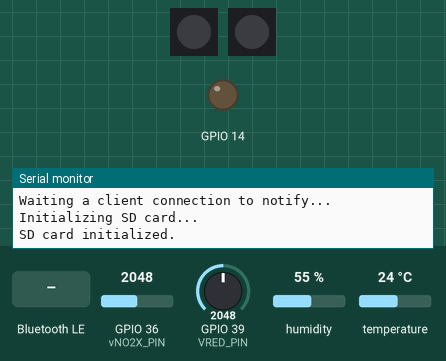
Recording of a sketch running on a simulated ESP32. On the bench: 2 × 1 RGB LEDs in strip order, left to right, output pins drawn as LEDs (lit = HIGH), the last lines printed to the serial monitor. Inputs (shaded band) come from the test bench; at power-on: GPIO 36 (vNO2X_PIN) = 2048, GPIO 39 (VRED_PIN) = 2048, humidity 55 %, temperature 24 °C (analog values on the 0–4095 scale). Dim RGB values are drawn brighter than linear; storage starts empty; nothing arrives over Bluetooth unless stated; a phone connects over Bluetooth LE 3 s after start.

Above: at 0.9 s.
1.0 s: Bluetooth LE write "3" received
2.5 s: Bluetooth LE write "3" received
At 10.4 s:
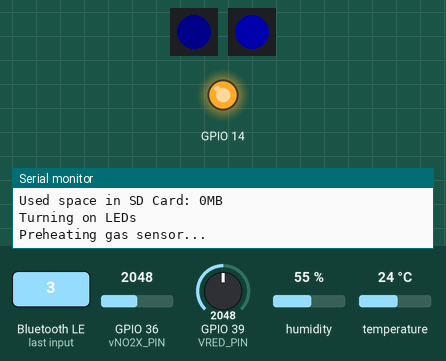
At 51.1 s:
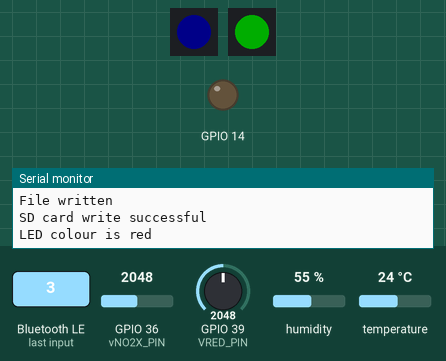
Timing chart, 0 to 51.6 s (numbered marks = the images above; inputs shaded):
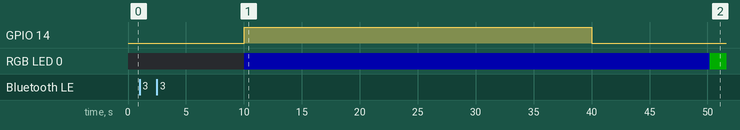

The sketch:

full_code_v6.ino
```cpp
#include "Adafruit_NeoPixel.h"
#include "DHT.h"
#include "SD.h"
#include "SPI.h"
#include <BLE2902.h>
#include <BLEDevice.h>
#include <BLEServer.h>
#include <BLEUtils.h>
#include <WiFi.h> //added to get MAC Address
#include <esp_wifi.h>

String prometeoID;

// Bluetooth Low Energy configuration
BLEServer *pServer = NULL;
BLECharacteristic *pCharacteristic = NULL;
BLECharacteristic *pDateTime = NULL;
BLECharacteristic *pStatusCloud = NULL;
bool deviceConnected = false;
bool oldDeviceConnected = false;
bool sent_to_client = false; // flag to know if we sent the data to the mobile or not
// See the following for generating UUIDs:https://www.uuidgenerator.net/
#define PROMETEO_SERVICE_UUID                                                                      \
  "2c32fd5f-5082-437e-8501-959d23d3d2fb" // BLE: UUID of the Prometeo Service
#define SENSORS_CHARACTERISTIC_UUID                                                                \
  "dcaaccb4-c1d1-4bc4-b406-8f6f45df0208" // BLE: UUID for sensors characteristic(all sensors
                                         // readings in only one characteristic)
#define DATE_TIME_CHARACTERISTIC_UUID                                                              \
  "e39c34e9-d574-47fc-a66e-425cec812aab" // BLE: UUID for the Date and Time characteristic, we are
                                         // going to get this value from the mobile
#define STATUS_CLOUD_CHARACTERISTIC_UUID                                                           \
  "125ad2af-97cd-4f7a-b1e2-5109561f740d" // BLE: UUID for the Status Cloud Color characteristic, we
                                         // are going to get this value from the mobile

// Global Variables definition
// Variables to put the readings from the sensors
uint32_t preHeatSeconds = 30; // 30 second preheat advised
uint32_t measureSeconds = 10; // configurable, 10-60 seconds
float tempValue = 0;
float humValue = 0;
float coValue = 0;
float no2Value = 0;
float tempValueStDev = 0;
float humValueStDev = 0;
float coValueStDev = 0;
float no2ValueStDev = 0;
float tempThreshold = 80; // 80C is max temperature rating for Prometeo device
float coThreshold = 420;  // 420ppm is AEGL2 10-minute limit
float no2Threshold = 8;   // 20ppm is AEGL2 10-minute limit; 8ppm is the limit Joan suggested
float coSensorMax = 1000; // 1000ppm is the max value it's rated for
float no2SensorMax = 10;  // 10ppm is the max value it's rated for
float tempArray[10];
float coArray[10];
float no2Array[10];
int arrayIndex = 0;
bool afterFirst10Mins = false;
int colourLED = 0; // 1 - green, 2 - yellow, 3 - red

// sensorValues is the variable where we put readings from all sensors
char sensorValues[40];
String date_time;

//  DHT22 configuration
#define DHTPIN 27 // Digital pin connected to the DHT sensor
#define DHTTYPE DHT22
DHT dht(DHTPIN, DHTTYPE);

//  LED(status) configuration
#define statusLED_PIN A0 //(ESP32 could be pin #26)
#define connectLED_PIN A1
#define LED_COUNT 1
#define BRIGHTNESS 50
Adafruit_NeoPixel statusLED(LED_COUNT, statusLED_PIN, NEO_GRBW + NEO_KHZ800);
Adafruit_NeoPixel connectLED(LED_COUNT, connectLED_PIN, NEO_GRBW + NEO_KHZ800);
String status_cloud;

//  SD CARD ChipSelect PIN configuration
#define CS_PIN 33 // 4 in some setups, 33 in others

// CJMCU-4541 configuration
#define PRE_PIN                                                                                    \
  14 // Replace DigitalPin# by the number where the Pre connection of the CJMCU-4514 is connected
#define vNO2X_PIN 36 // Replace A3 by the AnalogPin# you are using
#define VRED_PIN 39  // Replace A4 by the AnalogPin# you are using

// Voltaje value read with AnalogRead()
float vCO = 0;
float vNO2 = 0;

// Value of Resistence RO
float r0CO = 200;  /// assumed value, pending to be calibrated
float r0NO2 = 900; // assumed value, pending to be calibrated

// Value of Sensor Resistence RS
float rsCO = 0;
float rsNO2 = 0;

// Ratio Rs/Ro
float ratioCO = 0;
float ratioNO2 = 0;

// ppm Calculation variables
double ppmCO = 0;
double ppmNO2 = 0;

//  Functions Definition
// Needed to know if a device is connected or not (deviceConnected flag)
class MyServerCallbacks : public BLEServerCallbacks {
  void onConnect(BLEServer *pServer) { deviceConnected = true; };
  void onDisconnect(BLEServer *pServer) { deviceConnected = false; }
};

// With this kind of classes we can identify if the client app is writing a characteristic and we
// can take actions. In this case we get the Date and Time from the mobile app
class MyCallbacksDateTime : public BLECharacteristicCallbacks {
  void onWrite(BLECharacteristic *pCharacteristic) {
    std::string value = pCharacteristic->getValue();
    if (value.length() > 0) {
      date_time = "";

      for (int i = 0; i < value.length(); i++) {
        date_time = date_time + value[i];
      }

      Serial.println("*********");
      Serial.print("Date and Time sent by the Prometeo Mobile App: ");
      Serial.println(date_time);
      Serial.println("*********");
    }
  }
};

// This function is used to get the status color from the mobile
class MyCallbacksStatusCloud : public BLECharacteristicCallbacks {
  void onWrite(BLECharacteristic *pCharacteristic) {
    std::string value = pCharacteristic->getValue();
    if (value.length() > 0) {
      status_cloud = "";
      for (int i = 0; i < value.length(); i++) {
        status_cloud = status_cloud + value[i];
      }

      Serial.println("*********");
      Serial.print("Status Color sent by the Prometeo Mobile App: ");
      Serial.println(status_cloud);
      Serial.println("*********");
    }
  }
};

// Function for reading sensor values and taking average over set seconds
void readSensors() {
  // variables
  float sumTemp = 0;
  float sumHum = 0;
  float sumCO = 0;
  float sumNO2 = 0;
  uint32_t count = 0;
  float tempStDevArray[measureSeconds];
  float humStDevArray[measureSeconds];
  float coStDevArray[measureSeconds];
  float no2StDevArray[measureSeconds];

  // Average temp, humidity, and gas values over number of seconds (measureSeconds)
  while (count < measureSeconds) {
    // read temp/humidity sensor
    float temp = dht.readTemperature(); // temp in Celsius; for temp in Fahrenheit, use
                                        // dht.readTemperature(true);
    float hum = dht.readHumidity();
    sumTemp = sumTemp + temp;
    sumHum = sumHum + hum;
    tempStDevArray[count] = temp;
    humStDevArray[count] = hum;

    // Get Data from sensor CJMCU-4541
    int co = analogRead(VRED_PIN);
    int no2 = analogRead(vNO2X_PIN);

    // Convert to voltage
    vCO = (3.3 * co) / 4096; // ESP32 Feather works at 3.3 volts & 12bits of Resolution(2^12 = 4096)
    vNO2 = (3.3 * no2) / 4096;

    // Convert to resistance
    rsCO = 47000 * (3.3 - vCO) / vCO;    // load resistor 47kohm
    rsNO2 = 22000 * (3.3 - vNO2) / vNO2; // load resistor 22kohm

    // Ratio Rs/RO (Convert to indicator concentration)
    ratioCO = rsCO / r0CO;
    ratioNO2 = rsNO2 / r0NO2;

    // PPM Calculation
    ppmCO = pow(10, -1.1859 * log10(ratioCO) + 0.6201);
    ppmNO2 = pow(10, 0.9682 * log10(ratioNO2) - 0.8108);
    Serial.print("CO : ");
    Serial.print("VoltageCO  ");
    Serial.print(vCO);
    Serial.print(" - RS ");
    Serial.print(rsCO);
    Serial.print(" - Ratio RS/R0 ");
    Serial.print(ratioCO);
    Serial.print("  PPM CO: ");
    Serial.println(ppmCO);
    Serial.print("NO2: ");
    Serial.print("VoltageNO2 ");
    Serial.print(vNO2);
    Serial.print(" - RS ");
    Serial.print(rsNO2);
    Serial.print("  - Ratio RS/R0 ");
    Serial.print(ratioNO2);
    Serial.print("  PPM NO2: ");
    Serial.println(ppmNO2);
    Serial.println("==");

    sumCO = sumCO + ppmCO;
    sumNO2 = sumNO2 + ppmNO2;

    coStDevArray[count] = ppmCO;
    no2StDevArray[count] = ppmNO2;

    delay(1000);
    count++;
  }

  // calculate averages
  tempValue = sumTemp / count;
  humValue = sumHum / count;
  coValue = sumCO / count;
  no2Value = sumNO2 / count;

  int stdevCOunt = 0;
  float sumSDTemp = 0;
  float sumSDHum = 0;
  float sumSDCO = 0;
  float sumSDNO2 = 0;

  // calculate standard deviations
  // loop through arrays
  while (stdevCOunt < measureSeconds) {
    // take array[count] - average, square it
    float sdTemp = tempStDevArray[stdevCOunt] - tempValue;
    sdTemp = sdTemp * sdTemp;
    float sdHum = humStDevArray[stdevCOunt] - humValue;
    sdHum = sdHum * sdHum;
    float sdCO = coStDevArray[stdevCOunt] - coValue;
    sdCO = sdCO * sdCO;
    float sdNO2 = no2StDevArray[stdevCOunt] - no2Value;
    sdNO2 = sdNO2 * sdNO2;

    // add new value to sum
    sumSDTemp = sumSDTemp + sdTemp;
    sumSDHum = sumSDHum + sdHum;
    sumSDCO = sumSDCO + sdCO;
    sumSDNO2 = sumSDNO2 + sdNO2;

    stdevCOunt++;
  }

  // take sum/values, take square root of result
  tempValueStDev = sqrt(sumSDTemp / measureSeconds);
  humValueStDev = sqrt(sumSDHum / measureSeconds);
  coValueStDev = sqrt(sumSDCO / measureSeconds);
  no2ValueStDev = sqrt(sumSDNO2 / measureSeconds);

  if (coValue > coSensorMax) {
    Serial.println("CO reading exceeded sensor rating");
    coValue = -1;
    coValueStDev = 0;
  }

  if (no2Value > no2SensorMax) {
    Serial.println("NO2 reading exceeded sensor rating");
    no2Value = -1;
    no2ValueStDev = 0;
  }

  Serial.print("Avg Temperature: ");
  Serial.print(tempValue);
  Serial.print(" StDev Temp: ");
  Serial.print(tempValueStDev);
  Serial.print(" # Avg Humidity: ");
  Serial.print(humValue);
  Serial.print(" StDev Hum: ");
  Serial.println(humValueStDev);
  Serial.print("Avg CO: ");
  Serial.print(coValue);
  Serial.print(" StDev CO: ");
  Serial.print(coValueStDev);
  Serial.print(" # Avg NO2: ");
  Serial.print(no2Value);
  Serial.print(" StDev NO2: ");
  Serial.println(no2ValueStDev);

  // Sprintf with float only works in ESP32, we have to take in account in case we use another
  // processor
  // TODO: not sure about this part with st dev values
  sprintf(sensorValues, "%3.2f %3.2f %3.2f %3.2f %3.2f %3.2f %3.2f %3.2f", tempValue,
          tempValueStDev, humValue, humValueStDev, coValue, coValueStDev, no2Value, no2ValueStDev);

} // end readSensors()

// Procedure to write the data into the SD Card
// TO-DO: write the values into the SD Card identified by date_time of the first reading. It has to
// use rotational files We have to add the sent_to_client flag when we write the row in the file to
// know if we sent or not the data
void writeSDCard(fs::FS &fs, const char *path, const char *message) {
  Serial.printf("Writing file: %s\n", path);
  File file = fs.open(path, FILE_APPEND);

  if (!file) {
    Serial.println("Failed to open file for writing");
    return;
  }

  if (file.println(message)) {
    Serial.println("File written");
  } else {
    Serial.println("Write failed");
  }

  file.close();
  Serial.println("SD card write successful");

} // end writeSDCard()

void updateStatusLED() {
  // Update array values with new data
  tempArray[arrayIndex] = tempValue;
  coArray[arrayIndex] = coValue;
  no2Array[arrayIndex] = no2Value;

  // Get new averages
  float tempSum = 0;
  float coSum = 0;
  float no2Sum = 0;

  if (afterFirst10Mins) {
    for (int i = 0; i < 10; i++) {
      tempSum += tempArray[i];
      coSum += coArray[i];
      no2Sum += no2Array[i];
    }

    float tempAvg = tempSum / 10;
    float coAvg = coSum / 10;
    float no2Avg = no2Sum / 10;

    Serial.print("Temp 10min Avg:");
    Serial.print(tempAvg);
    Serial.print(" CO 10min Avg:");
    Serial.print(coAvg);
    Serial.print(" NO2 10min Avg:");
    Serial.println(no2Avg);

    // Check averages against thresholds
    if ((tempAvg > tempThreshold) || (coAvg > coThreshold) || (no2Avg > no2Threshold)) {
      Serial.println("Value over threshold, display red LED");
      colourLED = 3; // 1 - blue, 2 - yellow, 3 - red
    } else {
      colourLED = 1; // blue
    }
  } // end if(afterFirst10Mins)

  if (deviceConnected) // the mobile app has priority
  {
    colourLED = status_cloud.toInt(); // 1 - green, 2 - yellow, 3 - red
  }

  // Change LED colors
  switch (colourLED) {
    case 3: // red
      // statusLED.setPixelColor(0, statusLED.Color(0, 255, 0)); // Red
      colorWipeStatusLED(statusLED.Color(0, 255, 0), 5); // Red
      statusLED.show();
      Serial.println("LED colour is red");
      break;
    case 2: // yellow
      // statusLED.setPixelColor(0, statusLED.Color(255, 255, 0)); //Yellow?
      colorWipeStatusLED(statusLED.Color(255, 255, 0), 5); // Yellow?
      statusLED.show();
      Serial.println("LED colour is yellow");
      break;
    case 1: // blue
      // statusLED.setPixelColor(0, statusLED.Color(0, 0, 255)); // Blue
      colorWipeStatusLED(statusLED.Color(0, 0, 255), 5); // Blue
      statusLED.show();
      Serial.println("LED colour is blue");
      break;
  }

  // Update array index
  if (arrayIndex < 9) {
    arrayIndex++;
  } else {
    arrayIndex = 0;
    afterFirst10Mins = true;
  }
} // end updateStatusLED()

// initial setup
void setup() {
  Serial.println("Initial setup - begin");
  Serial.begin(115200);
  analogReadResolution(12);

  // Define Prometeo ID including MAC Address
  prometeoID = "Prometeo-" + WiFi.macAddress();
  Serial.println("This device is " + prometeoID);

  // Create the BLE Device
  BLEDevice::init(prometeoID.c_str());
  pServer = BLEDevice::createServer(); // Create the BLE Server
  pServer->setCallbacks(new MyServerCallbacks());
  BLEService *pService = pServer->createService(PROMETEO_SERVICE_UUID); // Create the BLE Service
  // Create a BLE Characteristic for the sensors readings
  pCharacteristic = pService->createCharacteristic(SENSORS_CHARACTERISTIC_UUID,
                                                   BLECharacteristic::PROPERTY_READ |
                                                       BLECharacteristic::PROPERTY_NOTIFY |
                                                       BLECharacteristic::PROPERTY_INDICATE);
  // Create a BLE Characteristic for the date and time, it has a PROPERTY_WRITE because we expect
  // the mobile to write this characteristic
  pDateTime = pService->createCharacteristic(DATE_TIME_CHARACTERISTIC_UUID,
                                             BLECharacteristic::PROPERTY_WRITE);
  pDateTime->setCallbacks(
      new MyCallbacksDateTime()); // Here we indicate the callback function that we'll be called
                                  // when the Mobile will write the date and time characteristic

  // Create a BLE Characteristic for the status color from the cloud, it has a PROPERTY_WRITE
  // because we expect the mobile to write this characteristic
  pStatusCloud = pService->createCharacteristic(STATUS_CLOUD_CHARACTERISTIC_UUID,
                                                BLECharacteristic::PROPERTY_WRITE);
  pStatusCloud->setCallbacks(
      new MyCallbacksStatusCloud()); // Here we indicate the callback function that we'll be called
                                     // when the Mobile will write the date and time characteristic
  pCharacteristic->addDescriptor(new BLE2902()); // Create BLE Descriptors
  pDateTime->addDescriptor(new BLE2902());
  pStatusCloud->addDescriptor(new BLE2902());

  // Start the service
  pService->start();

  // Start advertising
  BLEAdvertising *pAdvertising = BLEDevice::getAdvertising();
  pAdvertising->addServiceUUID(PROMETEO_SERVICE_UUID);
  pAdvertising->setScanResponse(false);
  pAdvertising->setMinPreferred(0x0); // set value to 0x00 to not advertise this parameter
  BLEDevice::startAdvertising();

  Serial.println("Waiting a client connection to notify...");

  // Initialize SD card...
  Serial.println("Initializing SD card...");
  if (!SD.begin(CS_PIN)) //
  {
    Serial.println("SD card initialization failed!");
    while (1)
      ;
  }
  Serial.println("SD card initialized.");

  // TODO: Name file according to timestamp
  uint8_t cardType = SD.cardType();
  delay(5000);
  Serial.print("SD Card Type: ");

  if (cardType == CARD_MMC)
    Serial.println("MMC");
  else if (cardType == CARD_SD)
    Serial.println("SDSC");
  else if (cardType == CARD_SDHC)
    Serial.println("SDHC");
  else if (cardType == CARD_NONE)
    Serial.println("No SD card attached");
  else
    Serial.println("UNKNOWN");

  uint64_t cardSize = SD.cardSize() / (1024 * 1024);
  Serial.printf("SD Card Size: %lluMB\n", cardSize);
  delay(5000);

  Serial.printf("Total space of SD Card: %lluMB\n", SD.totalBytes() / (1024 * 1024));
  Serial.printf("Used space in SD Card: %lluMB\n", SD.usedBytes() / (1024 * 1024));

  // Turn on LED
  Serial.println("Turning on LEDs");
  connectLED.begin(); // INITIALIZE NeoPixel strip object (REQUIRED)
  statusLED.begin();  // INITIALIZE NeoPixel strip object (REQUIRED)
  // connectLED.setPixelColor(0, connectLED.Color(0, 0, 255)); // Blue
  colorWipeConnectLED(connectLED.Color(0, 0, 255), 5); // Blue
  connectLED.setBrightness(10);                        // Set BRIGHTNESS low
  connectLED.show();
  statusLED.setPixelColor(0, statusLED.Color(0, 0, 255)); // Blue
  statusLED.setBrightness(50);                            // Set BRIGHTNESS to about 1/5 (max = 255)
  statusLED.show();

  // Turn on dht22 temp/hum sensor
  dht.begin();

  // set up MiCS-4514 gas sensor
  pinMode(PRE_PIN, OUTPUT); // set preheat pin

  // Preheat gas sensor
  Serial.println("Preheating gas sensor...");
  digitalWrite(PRE_PIN, 1);
  int count = 0;
  while (count < preHeatSeconds) {
    delay(1000);
    count++;
  }
  digitalWrite(PRE_PIN, 0);
  Serial.println("Gas sensor preheated.");

  Serial.println("Finished initial setup");
  Serial.println("");

} // end setup()

void loop() {
  Serial.println("loop - begin");
  // We read the different sensor values
  readSensors();

  // Flag to know if we sent the data to the mobile, so we can store this flag in the SD Card. In
  // case the row in the file in the SD Card has this value false, we can send later
  sent_to_client = false;

  if (deviceConnected) {
    pCharacteristic->setValue(sensorValues);
    // We send a notification to the client that is connected (our Prometeo mobile app)
    pCharacteristic->notify();
    // We put the flag true to know that we sent this data
    sent_to_client = true;
    writeSDCard(SD, "/sensorsReadingData0.txt",
                date_time.c_str()); // Writing date and time in SD card before sensorReading DataLog
    Serial.print("Writing datetime to SD card:");
    Serial.println(date_time.c_str());
    colorWipeConnectLED(connectLED.Color(0, 0, 255), 5); // Blue
  } else {
    Serial.println("Bluetooth not connected");
    // connectLED.setPixelColor(0, connectLED.Color(0, 0, 255)); // Blue
    colorWipeConnectLED(connectLED.Color(0, 0, 0), 5); // Off?
    connectLED.setBrightness(10);                      // Set BRIGHTNESS low - needed if it's off?
  }

  // disconnecting
  if (!deviceConnected && oldDeviceConnected) {
    delay(500);                  // give the bluetooth stack the chance to get things ready
    pServer->startAdvertising(); // restart advertising
    Serial.println("start advertising");
    oldDeviceConnected = deviceConnected;
  }

  // connecting
  if (deviceConnected && !oldDeviceConnected) {
    // do stuff here on connecting
    oldDeviceConnected = deviceConnected;
  }

  // Always write in the SD Card, if there is a Prometeo mobile app connected then we can put a flag
  // to now that the data was sent to the mobile (so, we don't have to send again)
  if (sent_to_client)
    Serial.print("SENT TO MOBILE: ");
  else
    Serial.print("NOT SENT TO MOBILE: ");

  Serial.println(sensorValues);
  writeSDCard(SD, "/sensorsReadingData0.txt", date_time.c_str());
  writeSDCard(SD, "/sensorsReadingData0.txt", sensorValues);

  // update LED color based on thresholds
  updateStatusLED();

  // TODO: do we need this? Serial.println("Characteristics sent.");

  uint32_t delaySeconds = (60 - measureSeconds) * 1000;
  delay(delaySeconds);
  Serial.println("loop - end");
  Serial.println(" ");

} // end loop

void colorWipeStatusLED(uint32_t color, int wait) {
  for (int i = 0; i < statusLED.numPixels(); i++) { // For each pixel in strip...
    statusLED.setPixelColor(i, color);              //  Set pixel's color (in RAM)
    statusLED.show();                               //  Update strip to match
    delay(wait);                                    //  Pause for a moment
  }
}

void colorWipeConnectLED(uint32_t color, int wait) {
  for (int i = 0; i < connectLED.numPixels(); i++) { // For each pixel in strip...
    connectLED.setPixelColor(i, color);              //  Set pixel's color (in RAM)
    connectLED.show();                               //  Update strip to match
    delay(wait);                                     //  Pause for a moment
  }
}
```
